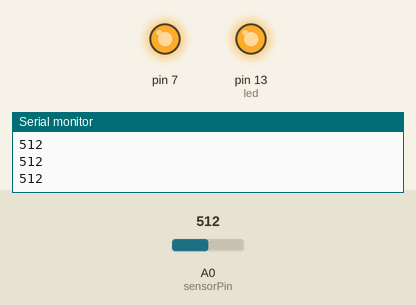
Simulated run of this sketch. Board: Arduino Uno, built with avr-gcc and run on an emulated ATmega328P. Shown: output pins drawn as LEDs (lit = HIGH), the last lines printed to the serial monitor. The test bench sets the inputs (shaded band); at power-on: A0 (sensorPin) = 512.

Above: at 1.2 s.
1.3 s: A0 (sensorPin) set to 986
2.8 s: A0 (sensorPin) set to 1018
At 4.0 s:
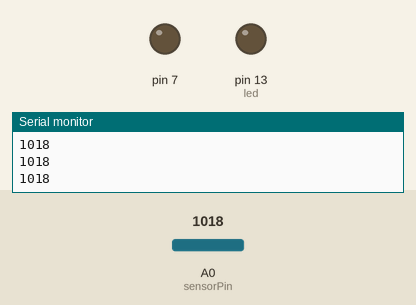
4.3 s: A0 (sensorPin) set to 990
At 5.3 s:
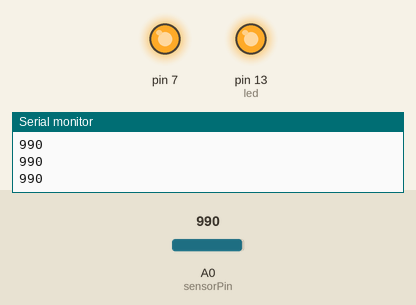
5.8 s: A0 (sensorPin) set to 1010
At 6.5 s:
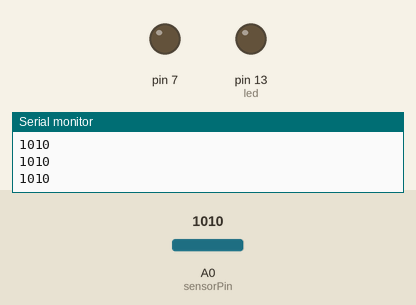
Timing chart, 0 to 8.3 s (numbered marks = the images above; inputs shaded):
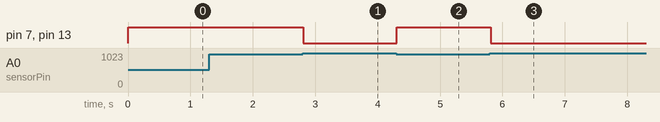

The sketch:

IRwithanalog.ino
```cpp
int sensorPin = A0;
int led = 13;
int sensorValue =0;

void setup() {
  // put your setup code here, to run once:
  pinMode(led, OUTPUT);
  Serial.begin(9600);
  pinMode(7, OUTPUT);
}

void loop() {
  // put your main code here, to run repeatedly:
  sensorValue = analogRead(sensorPin);
  Serial.println(sensorValue);

  if (sensorValue > 1000)
  {
    digitalWrite(led, LOW);
    digitalWrite(7, LOW);

  }
  else
  {
    digitalWrite(led, HIGH);
     digitalWrite(7, HIGH);
  }
}
```

Measured:
- the behaviour switches between 1000 and 1001 on A0 (sensorPin) (found by bisection; images 0 and 1)
- after the input at 2.8 s, pin 7, pin 13 (led): HIGH → LOW at once
- after the input at 4.3 s, pin 7, pin 13 (led): LOW → HIGH at once
- after the input at 5.8 s, pin 7, pin 13 (led): HIGH → LOW at once
